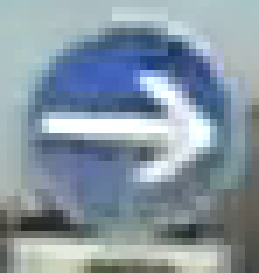
//> input picture roi/01_roi.png, 37 x 39 px (shown 7 times larger)
$ ./video-template-matching   (built with g++ and OpenCV 4)
//> lines starting //> are read from the running program, lines starting //| are printed output that depends on the picture
/* Osnovna ideja:
 * uspoređivanje slike predoslka (znak) sa svakom slicicom i pronalazak.
 * Tamo gdje se predlozak i slicica podudaraju proglasimo znakom i
 * nacratom pravokutnik.
 * Takav pristup daje puno lazno pozitivnih rezultata.
 * Taj problem pokusavamo rjesiti racunanjem udaljenosti izmedu
 * trenutnog i prijasnjih slicica, te postavljamo prag ispod kojeg
 * pronadene lokacije proglasavamo znakom.
 */

// OpenCV zaglavlja za korištenje openCV funkcija
#include "opencv2/highgui/highgui.hpp"
#include "opencv2/imgproc/imgproc.hpp"
#include <iostream>
#include <stdio.h>
#include <math.h>

using namespace std;
using namespace cv;

// deklaracija funkcije za izracun udaljenosti izmedu dvije tocke
int calcPointDist (Point maxLoc, Point prevMaxLoc);

// vektor tocaka
vector<Point> vPoint;
Point minLoc; Point maxLoc; Point prevMaxLoc;

int main( int argc, char** argv )
{
    // kreiranje objekta cap za ucitavanje videa
    VideoCapture cap("video/znakich2.mp4");
    if(!cap.isOpened())  // check if we succeeded
        return -1;

    /* kreiranje objekata,
     * #rect# za definiranje regije (sredina-desno) u kojoj trazimo
     * znak kako ne bi pretrazivali cijelu sliku
     * #frame# za trenutnu slicicu iz videa
     * #roi# za slicicu regije definirane iz "rect" objekta
     * #groi# za sivu slicicu "roi-a"
     * #results# za spremanje rezultata pronalaska znaka
    */
    Rect rect;
    Mat frame, roi, groi, results;
    Mat znak1, znak2, znak3, znak4;

    // ucitavanje izrezanih znakova u razlicitim velicinama
    // trenutno se koristim samo znak2
    znak1 = imread ("roi/01_roi.png");
//> znak1 is the input picture: 39 rows x 37 cols, CV_8UC3; mean B, G, R 162.9, 150.8, 134.8
    znak2 = imread ("roi/02_roi.png");
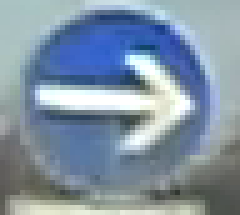
//> input picture roi/02_roi.png, 48 x 43 px (shown 5 times larger)
//> znak2 is the input picture: 43 rows x 48 cols, CV_8UC3; mean B, G, R 164.4, 147.5, 129.5
    znak3 = imread ("roi/03_roi.png");
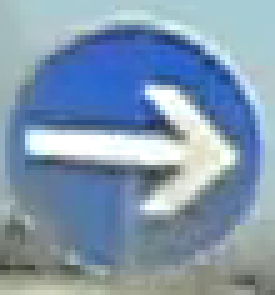
//> input picture roi/03_roi.png, 55 x 59 px (shown 5 times larger)
//> znak3 is the input picture: 59 rows x 55 cols, CV_8UC3; mean B, G, R 175.6, 152.9, 129.6
    znak4 = imread ("roi/04_roi.png");
//> 04_roi.png cannot be read in this run, so this picture is empty
    // prebacivanje znak2 u sliku sivih nijansi
    cvtColor (znak2, znak2, CV_BGR2GRAY);
//> znak2: 43 rows x 48 cols, CV_8UC1

    // ucitavanje slicice iz videa u frame
    // postavljanje regije interesa u roi
    cap >> frame;
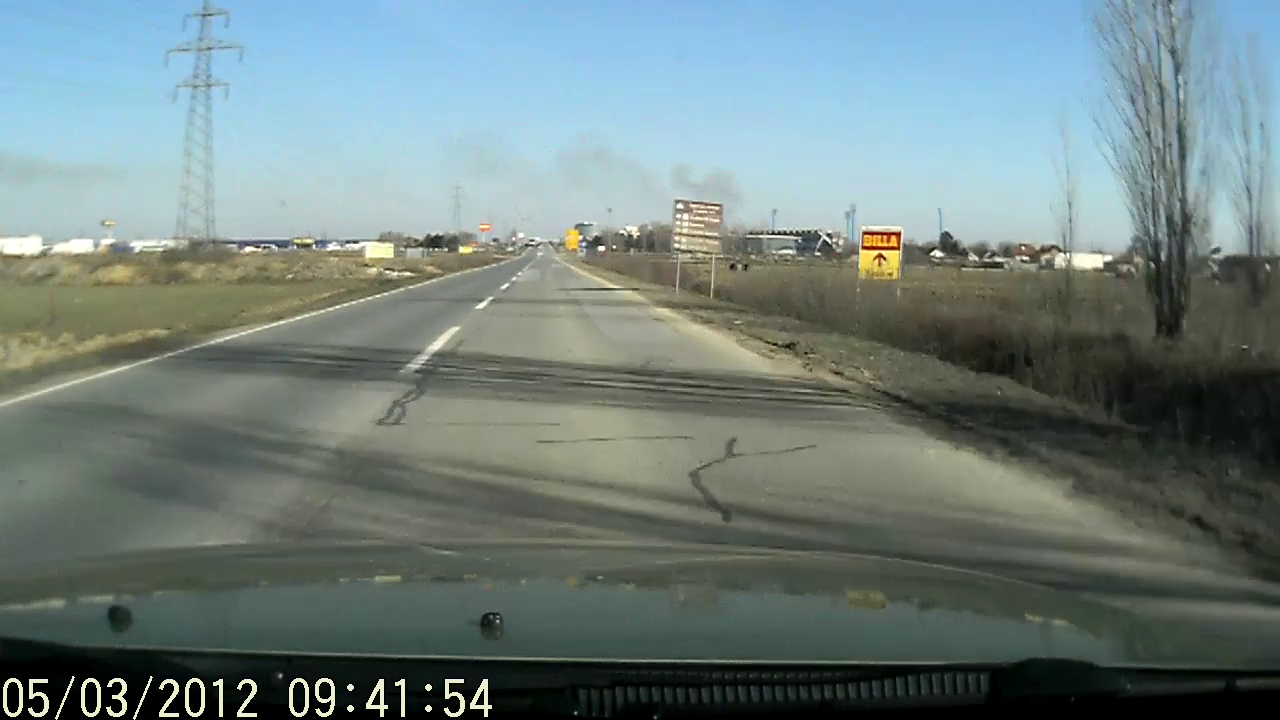
//> input picture frame 13 of video/znakich2.mp4, 1280 x 720 px
//> frame is the input picture: 720 rows x 1280 cols, CV_8UC3; mean B, G, R 126.2, 128.3, 111.9
    rect = Rect (600, 150, 480, 120);
    roi = frame(rect);

    // postavljanje velicine results ovisno o velicini roi i znak2
    int resultRows, resultCols;
    resultRows = roi.rows - znak2.rows + 1;
//> resultRows = 78
    resultCols = roi.cols - znak2.cols + 1;
//> resultCols = 433
    results.create (resultRows, resultCols, CV_32FC1);

    // pretvaranje roi u greyscale
    cvtColor(roi, groi, CV_BGR2GRAY);
    // trazenje znaka u greyscale groi i spremanje u results
    matchTemplate (groi, znak2, results, 5);
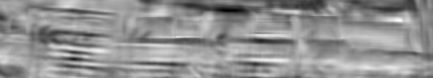
//> results: 78 rows x 433 cols, CV_32FC1; min -0.361, max 0.378, mean 0.0616; drawn with min black and max white
    // normaliziranje rezultata
    normalize (results, results, 0, 1, NORM_MINMAX, -1);
    // traznje lokacije najveceg rezultata
    double minVal; double maxVal;
    minMaxLoc (results, &minVal, &maxVal, &minLoc, &maxLoc, Mat() );
//> minVal = 0; maxVal = 1; minLoc = Point(227, 10); maxLoc = Point(398, 20)
    // spremanje rezultata u vektor tocaka
    vPoint.push_back (maxLoc);
//> vPoint = 1 Point (x, y): [398, 20]

    // Postavljanje prozora za prikaz frame-a
    // namedWindow("frame",1);

    // inicijalizacija varijable za udaljenost izmedu tocaka rezultata
    int dist = 0;

    // Ovo iznad je za prvi frame da imamo s cime usporedivat.
    // Sada ponavljaj beskonacno za sve ostale slicice
    for(;;) {
        // ucitaj frame, postavi roi, prebaci u greyscale
        cap >> frame;
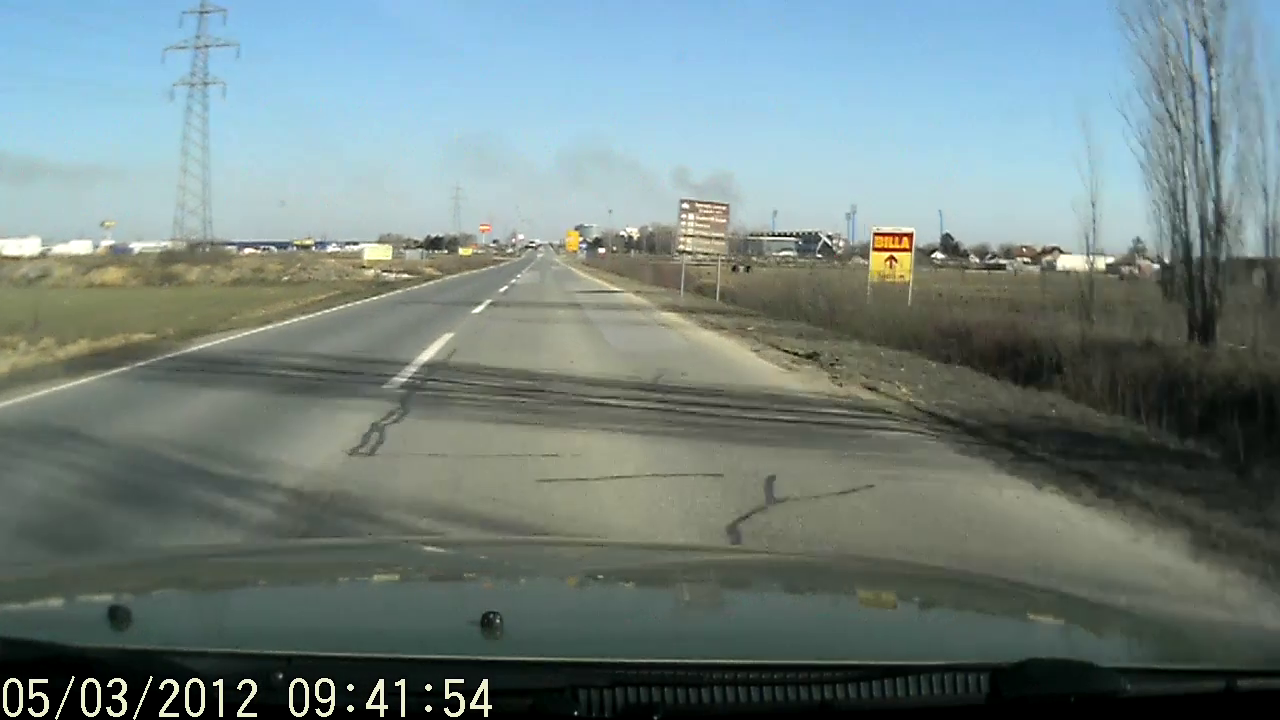
//> input picture frame 14 of video/znakich2.mp4, 1280 x 720 px
//> frame is the input picture: 720 rows x 1280 cols, CV_8UC3; mean B, G, R 127, 129.2, 113
        //imshow("frame", frame);
        roi = frame(rect);
        cvtColor(roi, groi, CV_BGR2GRAY);

        // pronadi podudarani template
        // normaliziraj rezultate
        // pronadi lokacije tocaka s najvecim vrijednostima
        // spremi lokacije tocaka u vektor
        matchTemplate (groi, znak2, results, 5);
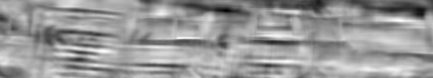
//> results: 78 rows x 433 cols, CV_32FC1; min -0.353, max 0.338, mean 0.0603; drawn with min black and max white
        normalize (results, results, 0, 1, NORM_MINMAX, -1);
        //threshold (results, results, 0.8, 1, THRESH_BINARY);
        minMaxLoc (results, &minVal, &maxVal, &minLoc, &maxLoc, Mat() );
//> minLoc = Point(226, 10); maxLoc = Point(399, 20)
        vPoint.push_back (maxLoc);
//> vPoint = 2 Points (x, y): [398, 20], [399, 20]
        int size = vPoint.size();
//> size = 2

        // Za svaki rezultat veci od 0.85
        if (maxVal > 0.75) {
            // racunaj udaljenost izmedu dva rezultata
            // Ako je vektor tocaka manji od 10 clanova
            if (size < 10) {
                // racunaj udaljenost izmedu trenutne i prve tocke
                dist = calcPointDist (maxLoc, vPoint.at(0));
//> in calcPointDist, `dist = sqrt ((maxLoc.x - prevMaxLoc.x) * (maxLoc.x - prevMaxLoc.x) + (..`: dist = 1
//| 1
//> dist = 1
                // ako je udaljenost manja od 10 isrctaj znak
                if (dist < 10) {
                    rectangle (groi, maxLoc, Point(maxLoc.x + znak2.cols,
                    maxLoc.y + znak2.rows), Scalar::all(0), 2, 18, 0 );
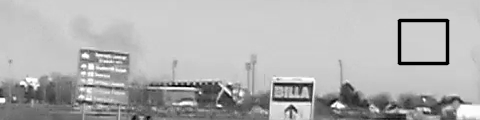
//> groi: 120 rows x 480 cols, CV_8UC1; min 0, max 255, mean 178.3
                    //vPoint.push_back (maxLoc);
                }
            }
            // Ako je vektor tocaka veci od 10 clanova
            else {
                // racunaj udaljenost izmedu trenutnog i sedomog prije
                dist = calcPointDist (maxLoc, vPoint.at(size-7));
                // iscrtaj pravokutnik ako je udaljenost manja od 15 iscrtaj pravokutnik
                if (dist < 15) {
                    rectangle (groi, maxLoc, Point(maxLoc.x + znak2.cols,
                    maxLoc.y + znak2.rows), Scalar::all(0), 2, 18, 0 );
                    // ponovi istu tocku u vektor kako bih imali duze pracanje znaka
                    vPoint.push_back (maxLoc);
                }
                else {
                // ponovi istu tocku u vektor kako bih imali duze pracanje znaka
                vPoint.push_back (maxLoc);
                }
            }
        }
        cout << dist << endl;
//| 1

        // prikazi greyscale sliku regije i rezultate
        imshow("groi", groi);
        imshow("results", results);

        char c = cv::waitKey(15);
//> the Esc key is pressed
        /// Kontrola programa
        // *p* zaustavi i pokreni
        // *c* pokreni ispocetka
        switch( c ) {
            case 'c':
                cap.set(CV_CAP_PROP_POS_FRAMES,0);
                break;
            case 'p':
                pause:
                char d; d = cv::waitKey(0);
                if (d =='p') break;
                else goto pause;
            case 27:
                return 0;
//> (the program exits here)
